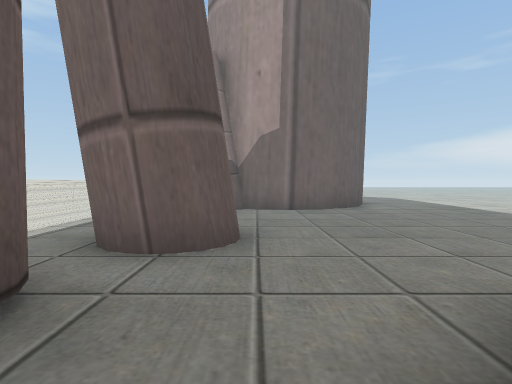
view 1 (above)

24 first-person views from a walk through a Unity game level. The camera is 1.5 m above the floor, tilts 2° down and sees 80° across. The floor is counted in squares, 2 m on a side. Each view is taken from the middle of a square. On the plan, view 1 faces up. The plan holds only what a view shows up to about 10 squares ahead; the rest is blank. The place goes on beyond the plan.

view 2
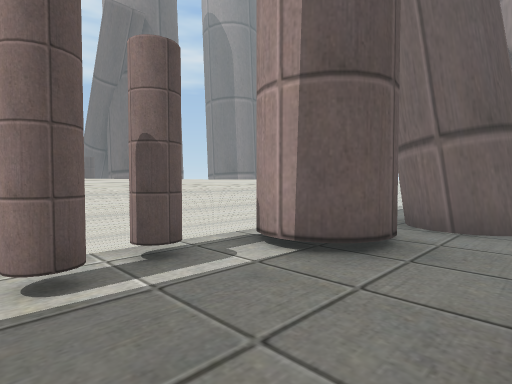

view 3
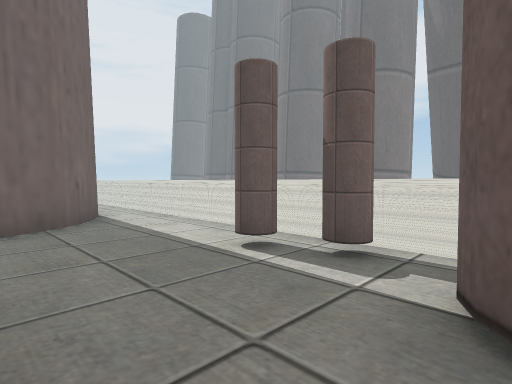

view 4
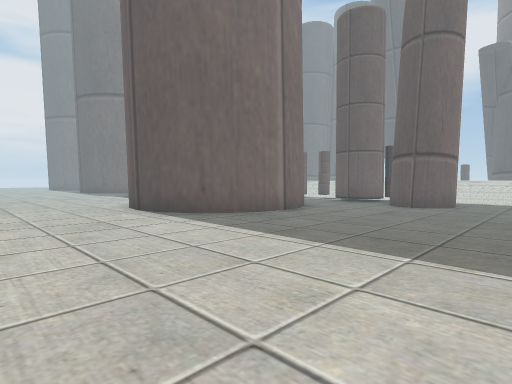

view 5
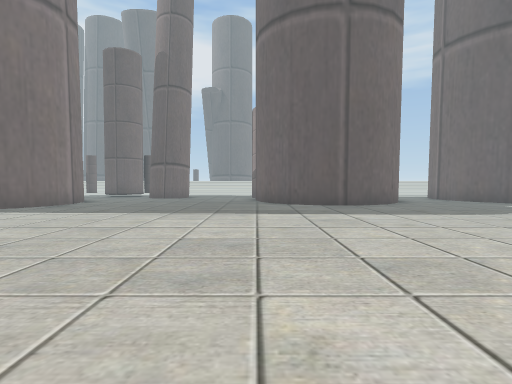

view 6
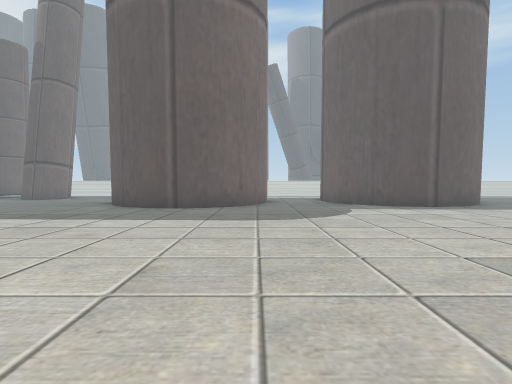

view 7
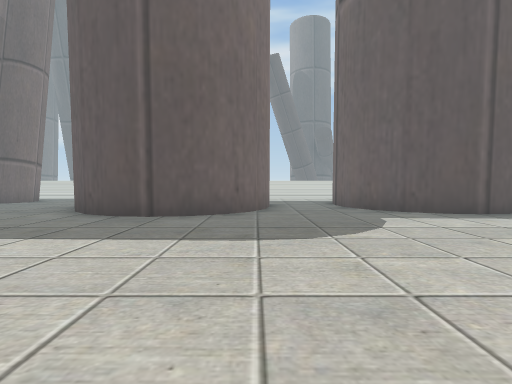

view 8
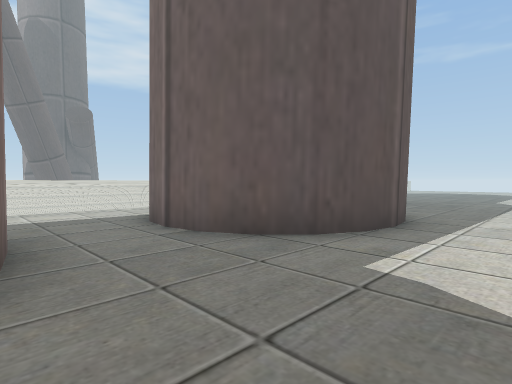

view 9
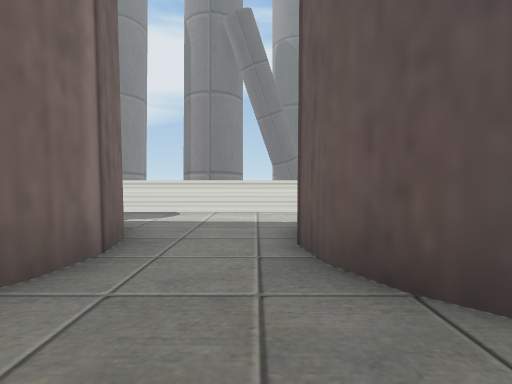

view 10
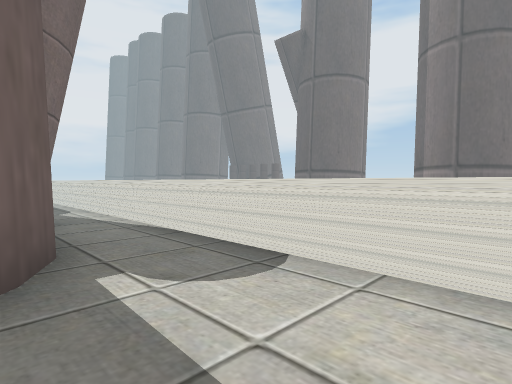

view 11
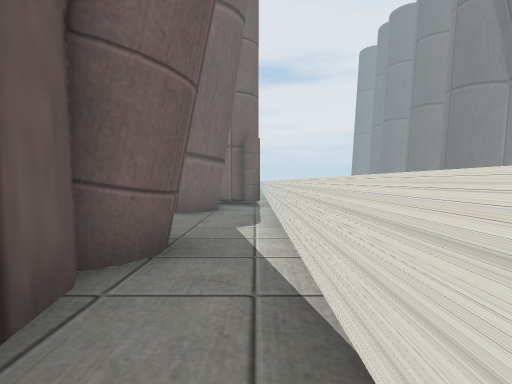

view 12
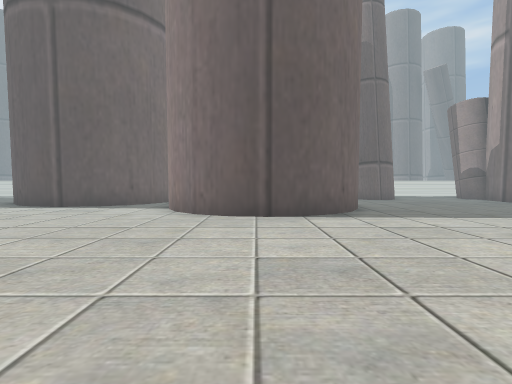

view 13
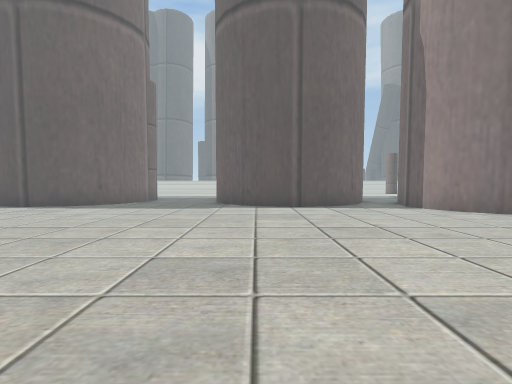

view 14
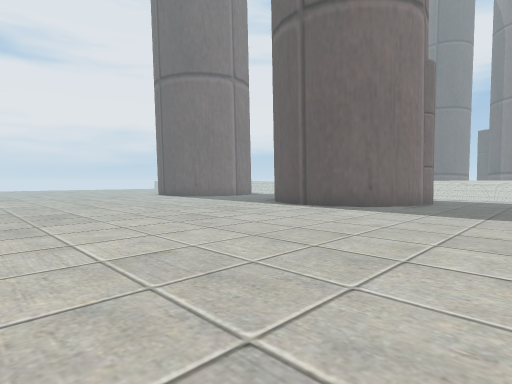

view 15
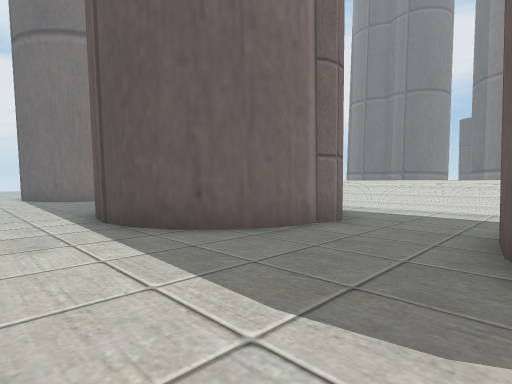

view 16
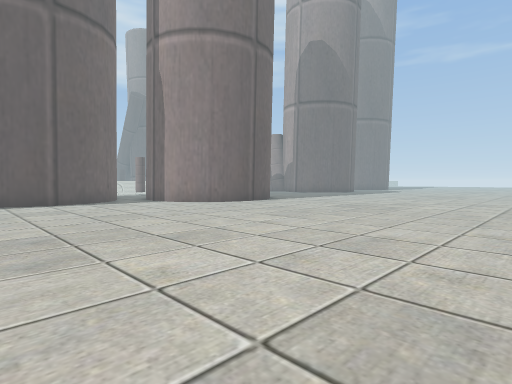

view 17
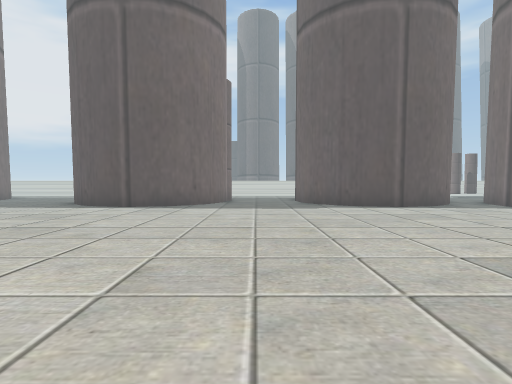

view 18
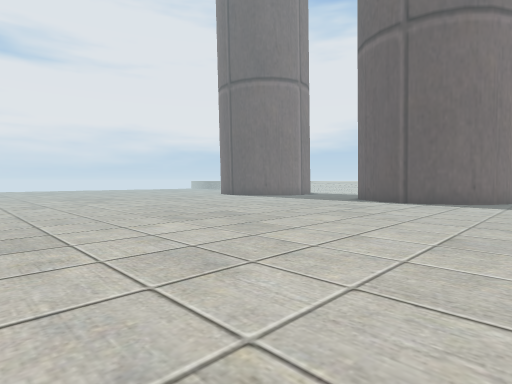

view 19
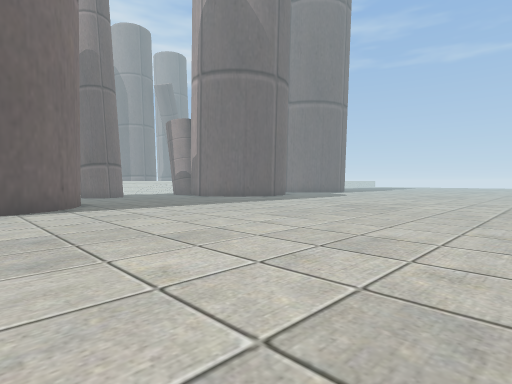

view 20
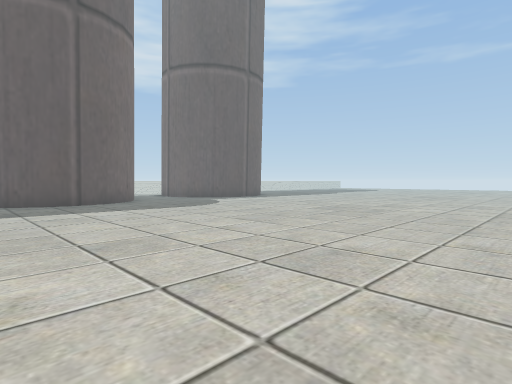

view 21
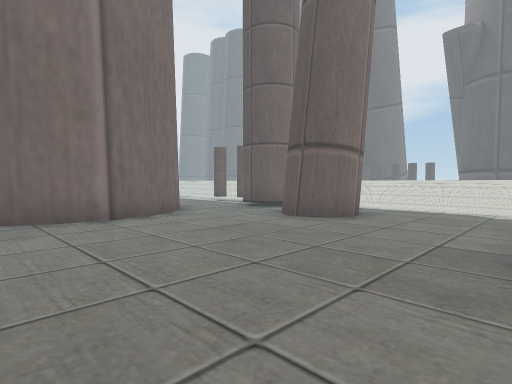

view 22
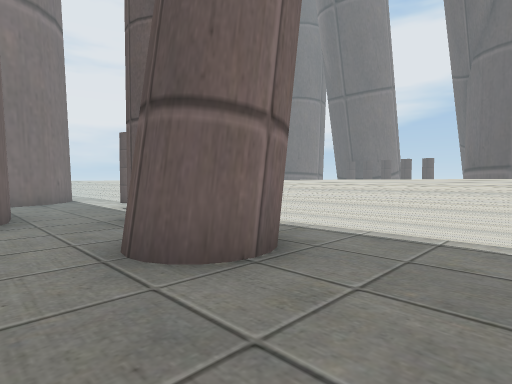

view 23
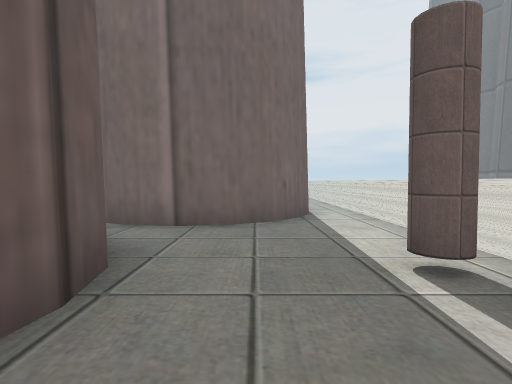

view 24
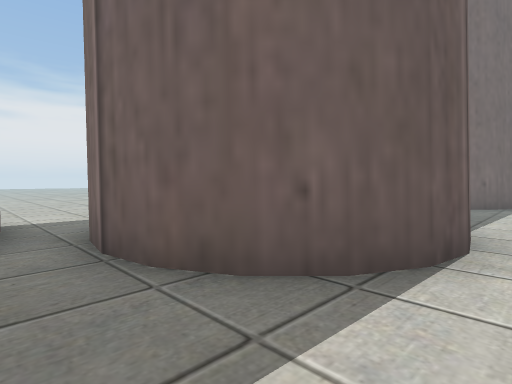

### Floor plan
Key: @ floor where view 1 was taken; # wall or solid block; . floor; O other object.
Columns run from 4 left of view 1 to 14 right of it. Each row starts with its distance up from view 1.
 17 #.    #...........
 16 #..####...........
 15 #.................
 14 #.................
 13 #...###............
 12 #..## ##...........
 11 #..#   #...........
 10 #..#   #...........
  9 #.## ###...........
  8 #..###.............
  7 #.................
  6 #.................
  5 #.................
  4 #.##...............
  3 #..................
  2 #O#................
  1 ###..#####.........
  0 #...@#   #.........
 -1 #O...#   #.........
 -2 #O...## ##........
 -3 #.....###.........
 -4 #..................
 -5 #..####............
 -6 #.##  ##...........
 -7 #.#   ##...........
 -8 #.#   #............
 -9 #.. ###............
-10 #...............
-11 #..................
-12 #...#..............
-13 #..####............
-14 # ##  ##...........
-15       ##...........
-16       #............

Positions as (right, up) in squares from view 1, and headings:
1: (0, 0), facing up
2: (0, -2), facing up-left
3: (0, 1), facing down-left
4: (9, 7), facing down-left
5: (13, 8), facing left
6: (12, 13), facing left
7: (10, 13), facing left
8: (5, 13), facing up-left
9: (4, 15), facing left
10: (-1, 15), facing down-left
11: (-3, 12), facing down
12: (12, -1), facing left
13: (12, -8), facing left
14: (11, -9), facing down-left
15: (5, -9), facing down-left
16: (14, -9), facing up-left
17: (12, -11), facing left
18: (14, -11), facing down-left
19: (14, -1), facing up-left
20: (14, 8), facing up-left
21: (5, 8), facing down-left
22: (1, 7), facing down-left
23: (-1, 1), facing down
24: (-3, -3), facing down-right
